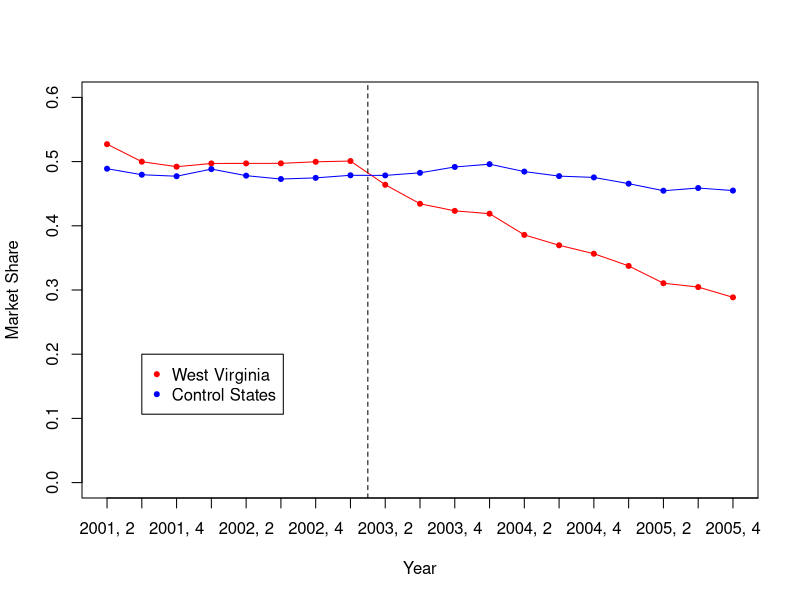
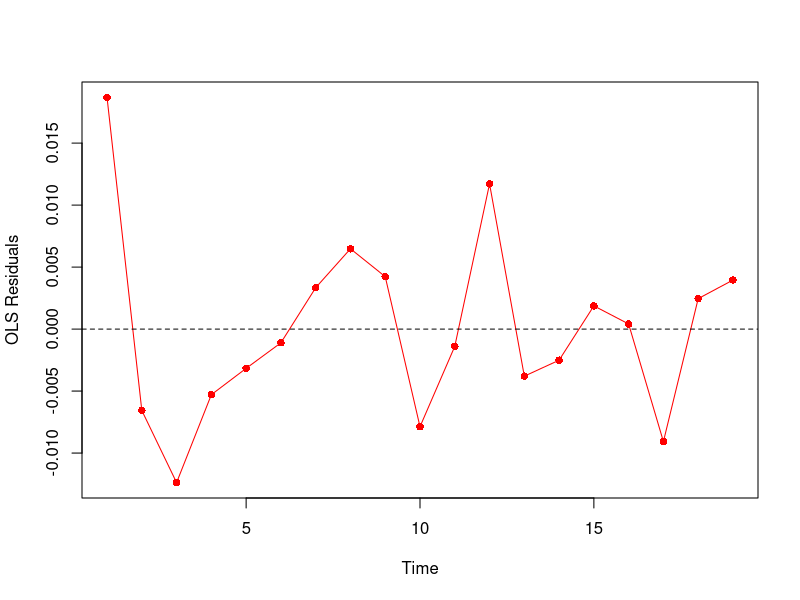
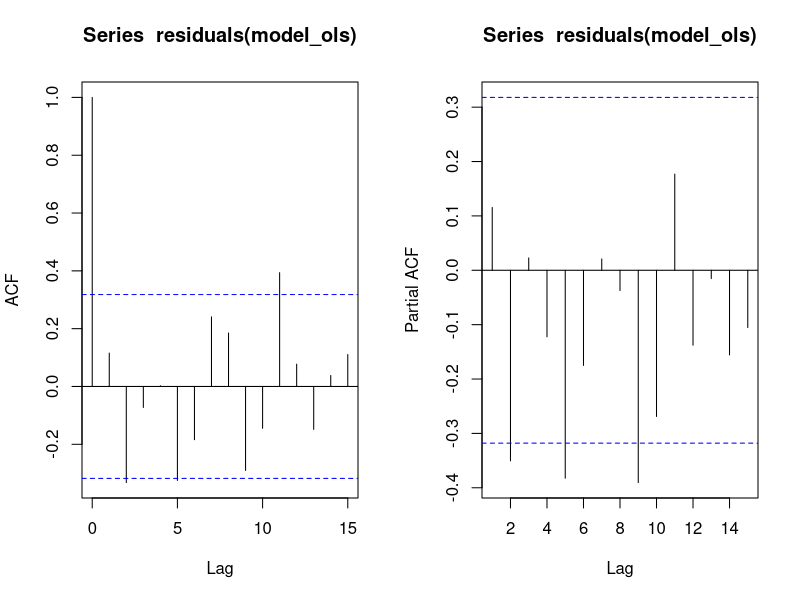
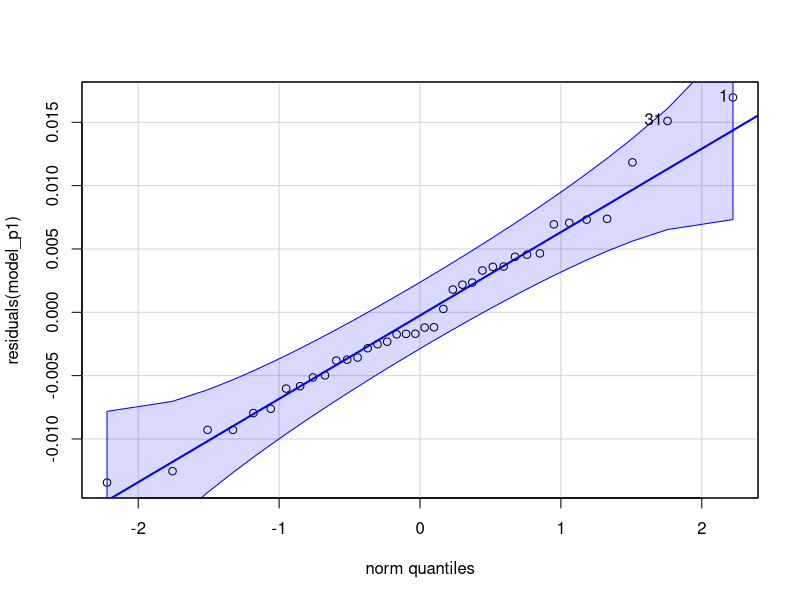
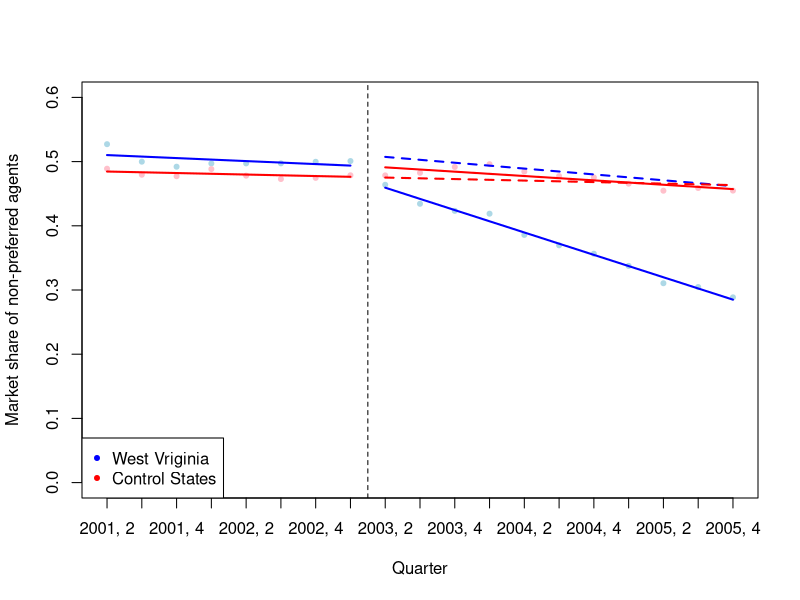

The R script that drew these images, in order:
setwd("//prod.protected.ind/user/User03/nf8331/desktop/Interrupted Time Series Analysis/Week 3")

library(nlme)
library(car)

########################
# Read in the dataset
########################

data <- read.csv("antipsychotic_study_control.csv", header = T)

data$WV <- c(rep(1,19), rep(0,19))
data$time <- c(1:19, 1:19)
data$level <- c(rep(0,8), rep(1,11), rep(0,8), rep(1,11))
data$trend <- c(rep(0,8), 1:11, rep(0,8), 1:11)
data$WVtime <- data$WV * data$time
data$WVlevel <- data$WV * data$level
data$WVtrend <- data$WV * data$trend

########################
# Initial Plot
########################

plot(data$time[1:19], data$market_share[1:19],
     ylab = "Market Share",
     ylim = c(0, 0.6),
     xlab = "Year",
     type = "l",
     col = "red",
     xaxt = "n")

points(data$time[20:38], data$market_share[20:38],
       type = 'l',
       col = "blue")

axis(1, at = 1:38, labels = data$yearqtr[1:38])

points(data$time[1:19], data$market_share[1:19],
       col = "red",
       pch = 20)

points(data$time[20:38], data$market_share[20:38],
       col = "blue",
       pch = 20)

abline(v = 8.5, lty = 2)

legend(x = 2, y = 0.2, legend = c("West Virginia", "Control States"),
       col = c("red", "blue"),pch = 20)
#if the control group is just shifted vertically slightly, the estimates for the level change and
#trend change would remain the same. Thus, the estimate of the counterfactual for the intervention
#group would not change, resulting in the same effect estimates.

########################
# Modeling
########################

model_ols <- lm(market_share ~ time + WV + WVtime + level + trend + WVlevel + WVtrend,
                data = data)
summary(model_ols)

#the coefficients representing the pre-existing level and trend differences between West Virginia and
#the control states, respectively are:
model_ols$coef[3]
model_ols$coef[4]

#the coefficients representing the level and trend changes in the control states respectively, are:
model_ols$coef[5]
model_ols$coef[6]

#the estimated level change following the prior authorisation policy relative to the control group
model_ols$coef[7]

#the estimated change in the trend per quarter following the policy change relative to the
#control group
model_ols$coef[8]

#based on the standard model results with a control group, the policy in West Virginia lead to a
#level decrease and trend decrease in market share

################################
# Assessing Autocorrelation
################################

dwt(model_ols, max.lag = 8, alternative = "two.sided")
#the Durbin Watson test statistic is significantly different from 2 on the 1st lag value

#graph the residuals from the OLS regression to check for serially correlated errors
plot(data$time[1:19],
	residuals(model_ols)[1:19],
	type = 'o',
	pch = 16,
	xlab = 'Time',
	ylab = 'OLS Residuals',
	col = "red")
abline(h = 0, lty = 2)

#plot ACF and PACF
par(mfrow = c(1,2))

acf(residuals(model_ols))
acf(residuals(model_ols),type = 'partial')
#note nothing major in plots, DWT = 1, model p = 1

########################
# Run the final model
########################
  
# Fit the GLS regression model
model_p1 <- gls(market_share ~ time + WV + WVtime + level + trend + WVlevel + WVtrend,
                data = data,
                correlation = corARMA(p = 1, form = ~time|WV),
                method="ML")
summary(model_p1)
confint(model_p1)

#expected level in the control states
cont <- model_p1$coef[1] + model_p1$coef[2]*5
#expected level in West Virginia
WV <- model_p1$coef[1] + model_p1$coef[2]*5 + model_p1$coef[3]*1 + model_p1$coef[4]*5
WV - cont
#at time point 5, the market share in West Virginia was predicted to be 0.021 higher than the control
#states

#estimate of the level change in West Virginia relative to the control states
model_p1$coef[7]
#lower bound on this estimate
-0.05635
#upper bound on this estimate
-0.01387

#estimate of the trend change in West Virginia relative to the control states
model_p1$coef[8]
#lower bound on this estimate
-0.01735
#upper bound on this estimate
-0.00843

########################
# Diagnostic tests
########################
  
# Likelihood-ratio tests to check whether the parameters of the AR process for the errors are necessary and sufficient
model_p6 <- update(model_p1, correlation = corARMA(p = 6, form = ~time|WV))
anova(model_p1, model_p6)

model_p2 <- update(model_p1, correlation = corARMA(p = 2, form = ~time|WV))
anova(model_p1, model_p2)

model_p1q1 <- update(model_p1, correlation = corARMA(p = 1, q = 1, form = ~time|WV))
anova(model_p1, model_p1q1)

# Put plotting back to one chart
par(mfrow=c(1,1))

# Residual plot
qqPlot(residuals(model_p1))


########################
# Plot results
#########################

plot(data$time[1:19], data$market_share[1:19],
          ylim  =  c(0,0.6),
          ylab = "Market share of non-preferred agents",
          xlab = "Quarter",
          pch = 20,
          col = "lightblue",
          xaxt = "n")

axis(1, at = 1:19, labels = data$yearqtr[1:19])

abline(v = 8.5, lty = 2)

points(data$time[20:38], data$market_share[20:38],
       col = "pink",
       pch = 20)

#first line segment for the intervention group
lines(data$time[1:8], fitted(model_p1)[1:8], col = "blue", lwd = 2)
#second line segment for the intervention group
lines(data$time[9:19], fitted(model_p1)[9:19], col = "blue", lwd = 2)
#counterfactual for the intervention group
segments(9, model_p1$coef[1] + model_p1$coef[2]*9 + model_p1$coef[3] + model_p1$coef[4]*9 + 
           model_p1$coef[5] + model_p1$coef[6],
         19, model_p1$coef[1] + model_p1$coef[2]*19 + model_p1$coef[3] + model_p1$coef[4]*19 + 
           model_p1$coef[5] + model_p1$coef[6]*11,
         lty = 2, col = 'blue', lwd = 2)

#first line segment for the control group
lines(data$time[20:27], fitted(model_p1)[20:27], col = "red",lwd = 2)
#second line segment for the control
lines(data$time[28:38], fitted(model_p1)[28:38], col = "red",lwd = 2)
#counterfactual for the control group
segments(9, model_p1$coef[1] + model_p1$coef[2]*9,
         19, model_p1$coef[1] + model_p1$coef[2]*19,
         lty = 2,col = 'red',lwd = 2)

legend(x = "bottomleft", legend = c("West Vriginia", "Control States"), col = c("blue","red"),
       pch = 20)

##############################################
# Predict absolute and relative changes
##############################################

#predicted value at 6 quarters after the policy was introduced
pred <- fitted(model_p1)[14]
#counterfactual at the same time point
cfac <- model_p1$coef[1] + model_p1$coef[2]*14 +
        model_p1$coef[3] + model_p1$coef[4]*14 +
        model_p1$coef[5] + model_p1$coef[6]*6
# Absolute change at 6 quarters
pred - cfac
# Relative change at 6 quarters
(pred - cfac) / cfac * 100

#predicted value at 8 quarters after the policy was introduced
pred <- fitted(model_p1)[16]
#counterfactual at the same time point
cfac <- model_p1$coef[1] + model_p1$coef[2]*16 +
  model_p1$coef[3] + model_p1$coef[4]*16 +
  model_p1$coef[5] + model_p1$coef[6]*8
# Absolute change at 8 quarters
pred - cfac
# Relative change at 8 quarters
(pred - cfac) / cfac * 100